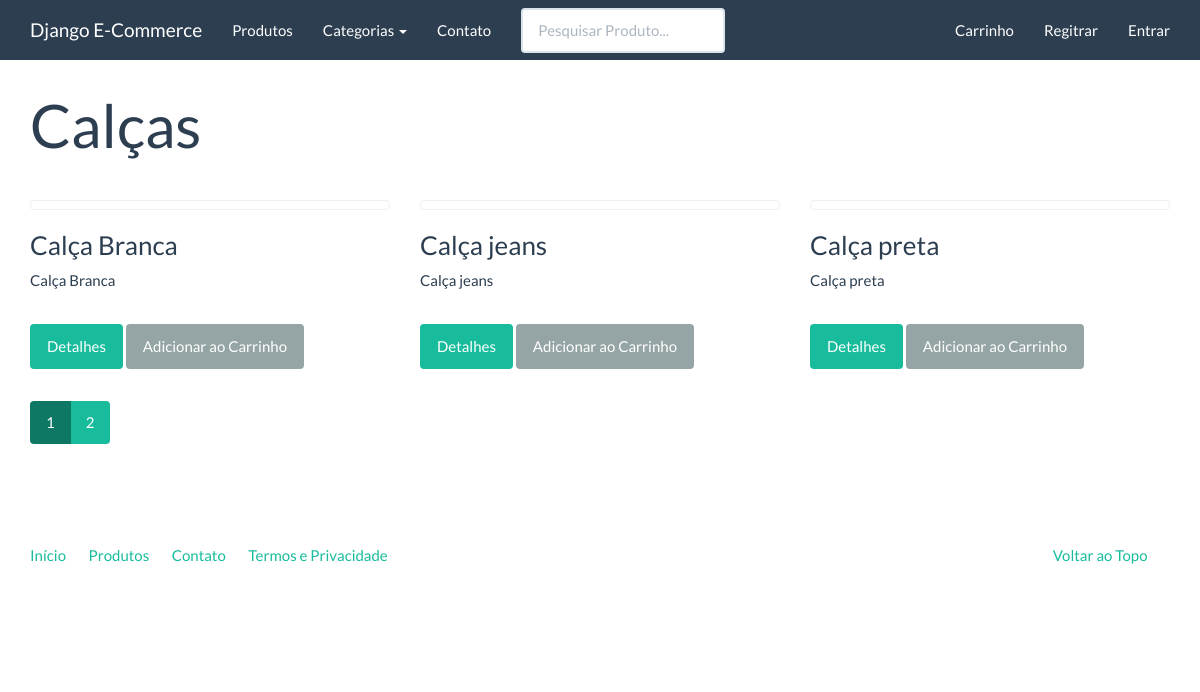
/produtos/calcas, run on an earlier commit of the app's database.
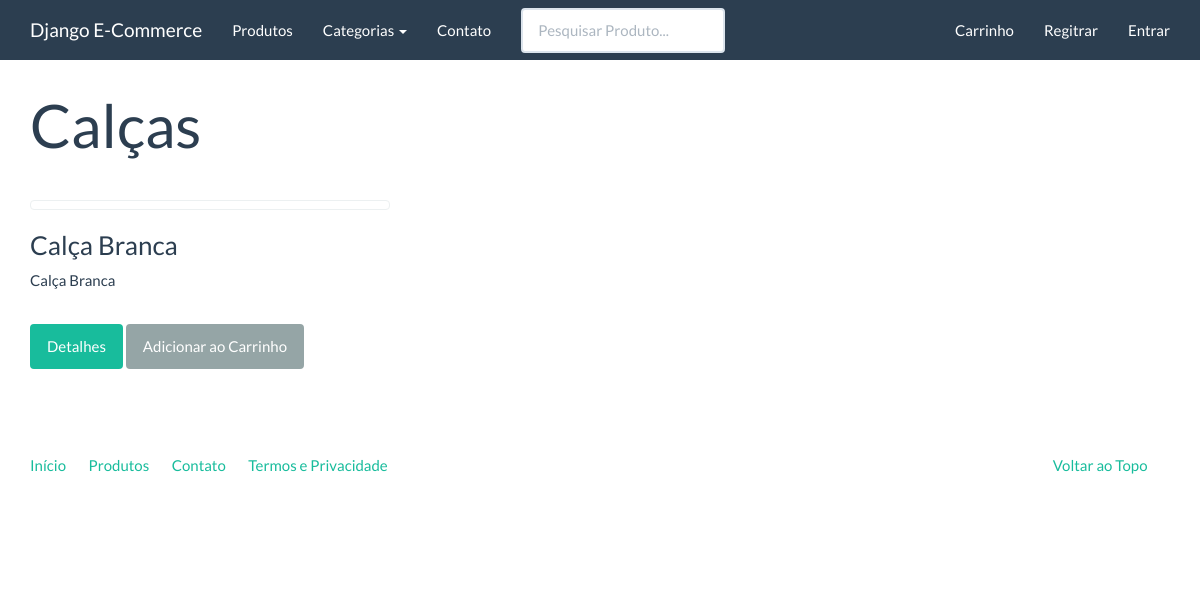
And on a later commit of the database.
### catalog/models.py (models this page shows)
class Category(models.Model):
    name = models.CharField("Nome", max_length=100, unique=True, help_text='Determine uma subcategoria para que possa ser associada ao produtos.')
    slug = models.SlugField('Identificador', max_length=100)
    created = models.DateTimeField('Criado em', auto_now_add=True)
    modified = models.DateTimeField('Modificado em', auto_now=True)
    class Meta:
        verbose_name = 'Categoria'
        verbose_name_plural = "Categorias"
        ordering = ['name']
    def __str__(self):
        return f'{self.name}'
    def get_absolute_url(self):
        return reverse('catalog:category', kwargs={'slug': self.slug})

class Product(models.Model):
    id = models.AutoField('Código', primary_key=True)
    name = models.CharField("Nome", max_length=100, blank=False, null=False, unique=True, help_text="Obrigatório. Nome do Produto, de maior destaque na página.")
    slug = models.SlugField('Identificador', max_length=100, help_text="Não alterar esse campo.")
    category = models.ForeignKey('catalog.Category', related_name='category', verbose_name="Categoria", on_delete=models.CASCADE, null=True, blank=False, help_text="Determine uma categoria para o produto.")
    subcategory = models.ForeignKey('catalog.Subcategory', verbose_name="Subcategoria", on_delete=models.CASCADE, null=True, blank=False, help_text="Determine uma subcategoria para o produto.")
    description = models.TextField('Descrição', blank=False, null=False, max_length=85, help_text="Obrigatório. Uma descrição breve do Produto. Max. 85 caracteres.")
    description_big = models.TextField('Descrição Detalhada', blank=True, null=True, max_length=800, help_text="Opcional. Uma descrição longa do Produto. Max. 800 caracteres.")
    price = models.DecimalField("Preço", decimal_places=2, max_digits=8, help_text="Obrigatório. Determine um preço para o Produto.")
    created = models.DateTimeField('Criado em', auto_now_add=True)
    modified = models.DateTimeField('Modificado em', auto_now=True)
    start_date = models.DateTimeField('Data de Exibição', null=True, blank=True, help_text="Opcional, defina uma data futura, para que o Produto seja exibido somente a partir dela.")
    end_date = models.DateTimeField('Data de Expiração', null=True, blank=True, help_text="Opcional, defina uma data futura, para que o Produto deixe de ser exibido a partir dela.")
    author = models.ForeignKey(settings.AUTH_USER_MODEL, verbose_name="Criado por",related_name="criado_por", on_delete=models.CASCADE,)
    is_active = models.BooleanField("Ativo", default=True, help_text="Determina se esse Produto deve ser tratado como ativo. Desmarque isso em vez de excluir produtos.")
    spotlight = models.BooleanField("Destaque", default=False, help_text="Determina se esse Produto deve ser tratado como Destaque. Geralmente produtos em destaque possuem promoções.")
    class Meta:
        verbose_name = 'Produto'
        verbose_name_plural = "Produtos"
        ordering = ['name']
    def __str__(self):
        return self.name
    def get_absolute_url(self):
        return reverse('catalog:product', kwargs={'slug': self.slug})

### catalog/views.py (the view)
class CategoryListView(generic.ListView):
    context_object_name = 'product_list'
    template_name = "catalog/category.html"
    paginate_by = 3
    def get_queryset(self):
        return Product.objects.filter(is_active=True, category__slug=self.kwargs['slug'])
    def get_context_data(self, **kwargs):
        context = super(CategoryListView, self).get_context_data(**kwargs)
        context['current_category'] = get_object_or_404(Category, slug=self.kwargs['slug'])
        return context

### catalog/context_processors.py (called while the page is built)
def categories(request):
    return {
        'categories': Category.objects.all()
    }

### core/templatetags/pagination.py (called while the page is built)
@register.inclusion_tag('pagination.html')
def pagination(request, paginator, page_obj):
    context = {}
    context['paginator'] = paginator
    context['request'] = request
    context['page_obj'] = page_obj
    getvars = request.GET.copy()
    if 'page' in getvars:
        del getvars['page']
    if len(getvars) > 0:
        context['getvars'] = f'&{getvars.urlencode()}'
    else:
        context['getvars'] = ''
    return context

### catalog/templates/catalog/category.html (shortened to what this page needs)
{% extends "base.html" %}
{% load pagination %}
{% block container %}
<div class="page-header">
    <h1>{{ current_category }}</h1>
</div>
<div class="row">
    {% for product in product_list %}
    {% include 'catalog/_product.html' %}
    {% endfor %}
</div>
{% pagination request paginator page_obj %}
{% endblock %}

### catalog/templates/catalog/_product.html (shortened to what this page needs)
{% load thumbnail %}
<div class="col-sm-6 col-md-4">
        <a class='thumbnail' href="{{ product.get_absolute_url }}">
        </a>
        <div class="caption">
            <h3>{{ product }}</h3>
            {{ product.description|linebreaks }}
            <p>
                <a href="{{ product.get_absolute_url }}" class="btn btn-success" role="button">Detalhes</a>
                <a href="{% url 'checkout:create_cart_item' product.slug %}" class="btn btn-default cart-item-add" role="button">Adicionar ao Carrinho</a>
            </p>
        </div>
</div>

What changed in the data, as far as the page shows it:
removed Product: name "Calça jeans", description "Calça jeans"
removed Product: name "Calça preta", description "Calça preta"
Also different on the page:
list line gone: "1"
list line gone: "2"
